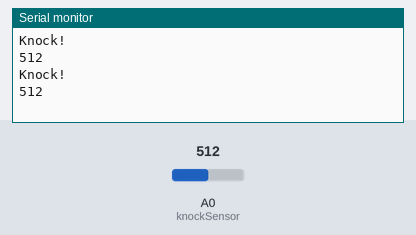
The sketch below on a simulated Arduino Uno, built with avr-gcc and run on an emulated ATmega328P. Shown: the last lines printed to the serial monitor. The inputs (shaded band) are chosen by the test bench; at power-on: A0 (knockSensor) = 512.

Above: at 1.2 s.
1.3 s: A0 (knockSensor) set to 716
At 1.86 s:
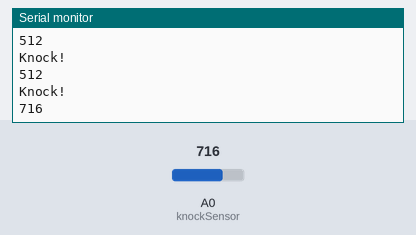
2.8 s: A0 (knockSensor) set to 900
At 4.5 s:
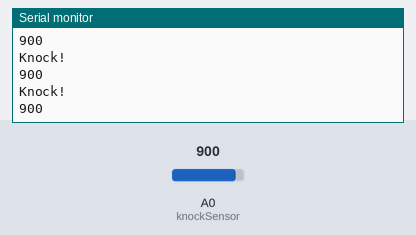
Timing chart, 0 to 6.0 s (numbered marks = the images above; inputs shaded):
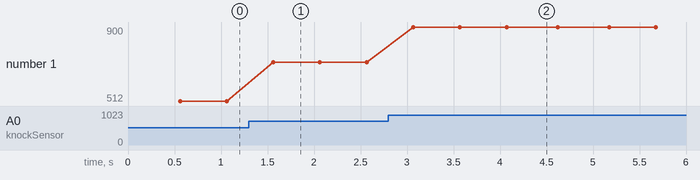

The sketch:

knock.ino
```cpp
// these constants won't change:
const int knockSensor = A0;  // the piezo is connected to analog pin 0
const int threshold = 100;   // threshold value to decide when the detected sound is a knock or not
long tiempo_anterior = 0;
long periodo = 500;

// these variables will change:
int sensorReading = 0;  // variable to store the value read from the sensor pin

void setup() {
  Serial.begin(9600);       // use the serial port
}

void loop() {
  // read the sensor and store it in the variable sensorReading:
  sensorReading = analogRead(knockSensor);

  // if the sensor reading is greater than the threshold:
  if (sensorReading >= threshold && millis()-tiempo_anterior > periodo)
  {
    // send the string "Knock!" back to the computer, followed by newline
    Serial.println("Knock!");
    Serial.println(sensorReading);
    tiempo_anterior = millis();
  }
  delay(50);  // delay to avoid overloading the serial port buffer
}
```

Measured:
- after the input at 1.3 s, the serial monitor: prints a new line after 0.26 s (image 1)
- after the input at 2.8 s, the serial monitor: prints a new line after 0.27 s (image 2)
- plotted number 1: 512 → 716 after the input at 1.3 s, 716 → 900 after the input at 2.8 s
